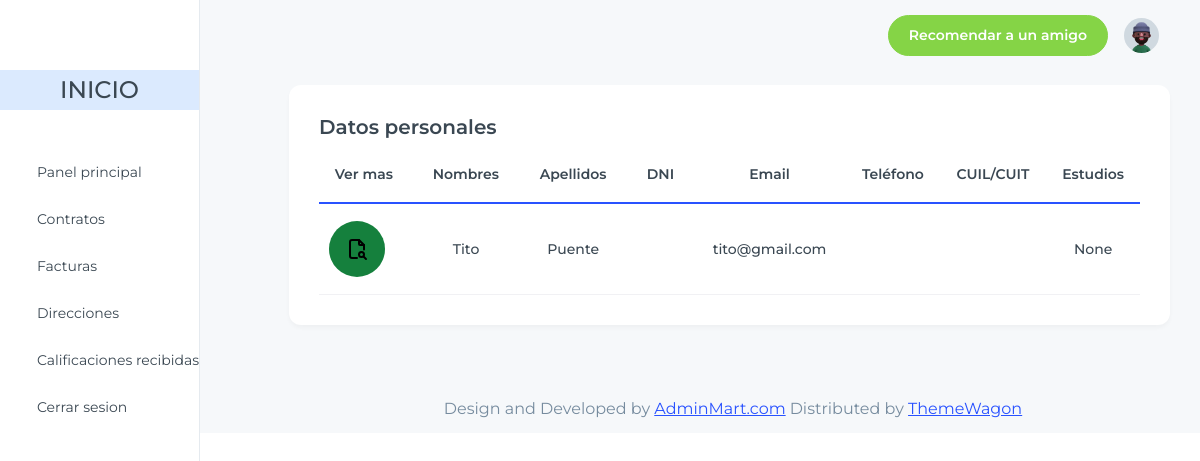
The page /home/prestador/datos/ (signed in) on the database as committed earlier.
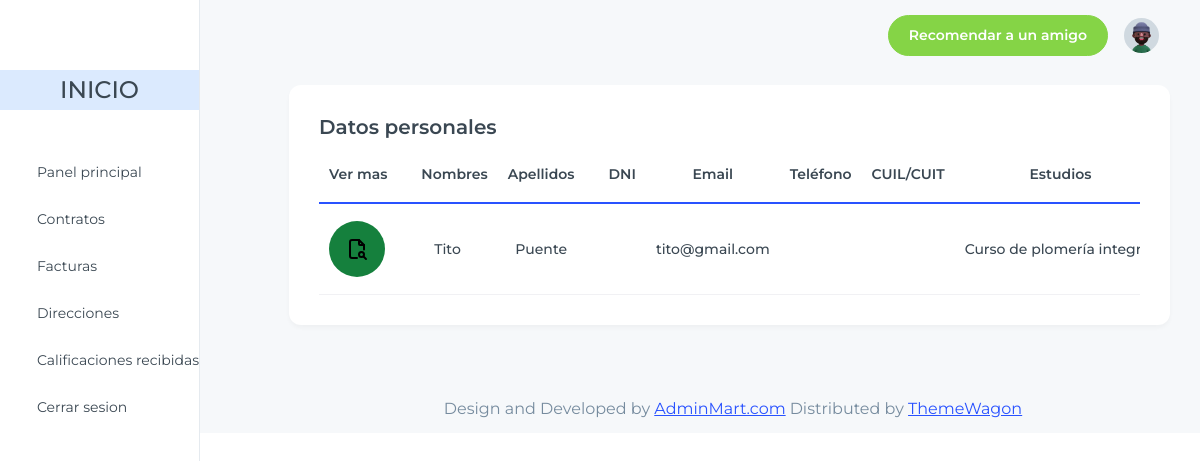
The same page on the database as committed later.
### apps/prestador/models.py (models this page shows, shortened)
class Prestador(models.Model):
    estudios = models.TextField(max_length=500, null=True, blank=True)
    codFiscal = models.CharField(max_length=100, null=True, blank=True)
    CUIT = models.CharField(max_length=100, null=True, blank=True)
    rol_usuario = models.ForeignKey("usuario.Rol", on_delete=models.CASCADE, null=True, blank=True)

### apps/usuario/models.py (models this page shows, shortened)
class Rol(models.Model):
    ROLES = [
        (1, 'Quiero contratar un servicio'),
        (2, 'Quiero prestar servicio')
    ]
    rol = models.IntegerField(choices=ROLES)
    usuario = models.ForeignKey(Usuario, on_delete=models.CASCADE, related_name="roles")

class Usuario(AbstractUser):
    nombre = models.CharField(max_length=150, verbose_name="Nombre")
    apellido = models.CharField(max_length=150, verbose_name="Apellido")
    email = models.EmailField(unique=True, verbose_name="Correo electrónico")
    fecha_creacion = models.DateTimeField(auto_now_add=True, verbose_name="Fecha de creación")
    USERNAME_FIELD = 'email'
    REQUIRED_FIELDS = ['username', 'nombre', 'apellido']

### apps/prestador/views.py (the view)
# urls.py: path('prestador/datos/', PrestadorDatosView.as_view(), name='datos'),
class PrestadorDatosView(generic.TemplateView):
    template_name = 'prestador_datos_personales.html'
    def get_context_data(self, **kwargs):
        usuario_actual = self.request.user
        prestador = Prestador.objects.filter(rol_usuario__usuario=usuario_actual).first()
        context = super().get_context_data(**kwargs)
        context['usuario'] = usuario_actual
        context['prestador'] = prestador
        return context

### apps/prestador/templates/prestador_datos_personales.html (shortened to what this page needs)
{% extends 'index_prestador.html' %}
{% load static %}
{% block content %}
<div class="container-fluid">
  <div class='row'>
    <div class="col-lg-12 pl-1">
      <div class="card ">
        <div class="card-body ">
          <h5 class="card-title fs-6 font-semibold">Datos personales</h5>
            <div class="table-responsive">
              <table class="table text-nowrap align-middle mb-0">
                <thead>
                  <tr class="border-2 border-bottom border-primary border-0">
                    <th scope="col" class="text-center">Ver mas</th>
                    <th scope="col" class="ps-4">Nombres</th>
                    <th scope="col" class="text-center">Apellidos</th>
                    <th scope="col" class="ps-4">DNI</th>
                    <th scope="col" class="text-center">Email</th>
                    <th scope="col" class="text-center">Teléfono</th>
                    <th scope="col" class="text-center">CUIL/CUIT</th>
                    <th scope="col" class="text-center">Estudios</th>
                  </tr>
                </thead>
                <tbody class="table-group-divider">
                  <tr>
                    <td class="text-center fw-medium">
                      <button type="button" class="flex justify-center items-center text-white bg-green-700 hover:bg-green-800 focus:outline-none focus:ring-4 focus:ring-green-300 font-medium rounded-full px-3 py-3 dark:bg-green-600 dark:hover:bg-green-700 dark:focus:ring-green-800">
                        <img src="{% static 'images/dash/logos/file-search.svg' %}" alt="Ícono" class="w-6 h-6">
                      </button>
                    </td>
                    <td class="text-center fw-medium">{{ prestador.rol_usuario.usuario.nombre }}</td>
                    <td class="text-center fw-medium">{{ prestador.rol_usuario.usuario.apellido }}</td>
                    <td class="text-center fw-medium">{{ prestador.rol_usuario.usuario.dni }}</td>
                    <td class="text-center fw-medium">{{ prestador.rol_usuario.usuario.email }}</td>
                    <td class="text-center fw-medium">{{ prestador.rol_usuario.usuario.telefono }}</td>
                    <td class="text-center fw-medium">{{ prestador.cuit }}</td>
                    <td class="text-center fw-medium">{{ prestador.estudios }}</td>
                  </tr>
                </tbody>
              </table>
            </div>
        </div>
      </div>
    </div>
  </div>
</div>
{% endblock %}

Rows that differ between the two databases and show on the page:
changed Prestador "Tito": estudios "None" → "Curso de plomería…"
